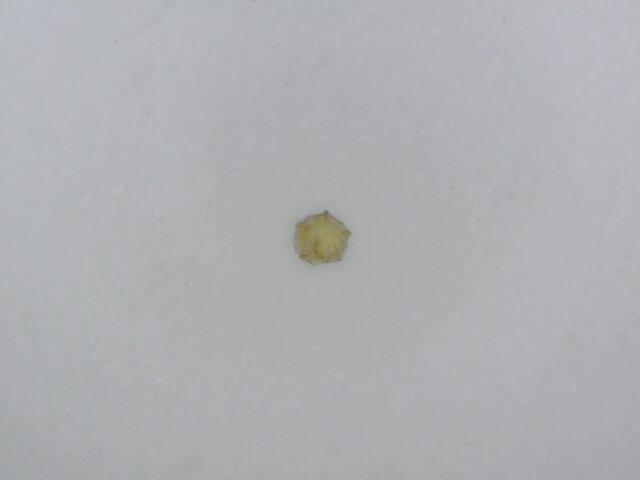
#> input picture ia/bank grain/coated_grain/1003.jpg, 640 x 480 px, found by its file name
$ python -i disaggregate.py   (imports and definitions only)   (older library calls are emulated)
#> lines starting #> are read from the running program, lines starting #| are printed output that depends on the picture; after the words box and inside, x2 and y2 are one past the last pixel; in counts of white or black regions, pixels touching at a corner belong together
#!/usr/bin/env python3
# -*- coding: utf-8 -*-
import os
import io
import cv2
import math
import imutils as im
import numpy as ny

from imutils import perspective
from imutils import contours
from scipy.spatial import distance as dist

from .viewImage import viewImage
from .viewImage import viewShow

def mid_point(pointX, pointY):
    return ((pointX[0] + pointY[0]) * 0.5, (pointX[1] + pointY[1]) * 0.5)


def split_sample(image_file):
#> called with image_file = 'bank grain/coated_grain/1003.jpg'
    image_list = {}
    grains = {}
    base_media = os.path.dirname(os.path.dirname(os.path.abspath(__file__)))
    image_file = base_media + image_file
    image_master = cv2.imread(image_file)
#> image_master is the input picture: shape (480, 640, 3); mean B, G, R 179.8, 176.5, 175.1

    image_gray = cv2.cvtColor(image_master.copy(), cv2.COLOR_BGR2GRAY)
    image_rgb = cv2.cvtColor(image_master.copy(), cv2.COLOR_BGR2RGB)
    image_copy = image_rgb.copy()
    image_outline = image_rgb.copy()
    image_blur = cv2.GaussianBlur(image_gray, (3, 3), cv2.BORDER_DEFAULT)
    image_canny = cv2.Canny(image_blur, 50, 150)
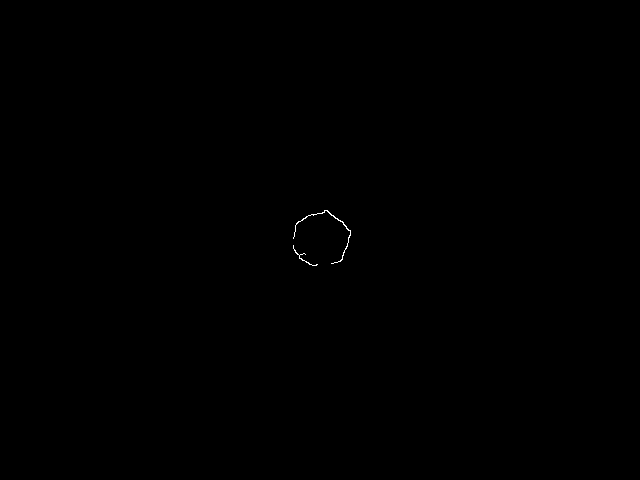
#> image_canny: shape (480, 640); 0.06% white in thin lines or dots, all inside (x1, y1, x2, y2) = (293, 210, 351, 266)
    outlines, hierarchies = cv2.findContours(
        image_canny.copy(), cv2.RETR_EXTERNAL, cv2.CHAIN_APPROX_SIMPLE
    )
#> outlines = 2 contours, 1 with area under 20; largest, box (x1, y1, x2, y2) and area: (293, 210, 351, 264) 36

    grain_counter = 0
    pixels_milimeter = 24.257

    for outline in outlines:
        image_list_detail = []
        measures_grain = {}
        area = cv2.contourArea(outline)
        if area > 24.0:
            grain_counter += 1
            x, y, w, h = cv2.boundingRect(outline)
            crop_image = image_copy[y:y+h, x:x+w]

            cv2.drawContours(image_outline, [outline], 0, (0, 255, 0), 1, cv2.LINE_AA)

            box = cv2.minAreaRect(outline)
            box = cv2.boxPoints(box) if im.is_cv2() else cv2.boxPoints(box)
            box = ny.array(box, dtype="int")
            box = perspective.order_points(box)

            (tl, tr, br, bl) = box
            (tltrX, tltrY) =  mid_point(tl, tr)
            (blbrX, blbrY) = mid_point(bl, br)
            (tlblX, tlblY) = mid_point(tl, bl)
            (trbrX, trbrY) = mid_point(tr, br)

            dA = dist.euclidean((tltrX, tltrY), (blbrX, blbrY))
            dB = dist.euclidean((tlblX, tlblY), (trbrX, trbrY))

            dim_width = dA / pixels_milimeter
            dim_height = dB / pixels_milimeter

            measures_grain['area'] = area
            measures_grain['width'] = dim_width
            measures_grain['height'] = dim_height
            measures_grain['image'] = crop_image
            g_c = str(grain_counter)
            grains[grain_counter] = measures_grain
#> this loop made 2 passes
#> (area, grain_counter, x, y, w, h, tl, tr) on pass 2: (36.5, 1, 293, 210, 58, 54, [311, 199], [359, 231])
#> pass 2, in split_sample, `crop_image = image_copy[y:y+h, x:x+w]`:
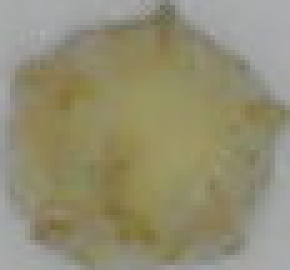
#> crop_image: shape (54, 58, 3) (shown 5 times larger); mean R, G, B 146.2, 141.8, 115.2
#> after the loop:
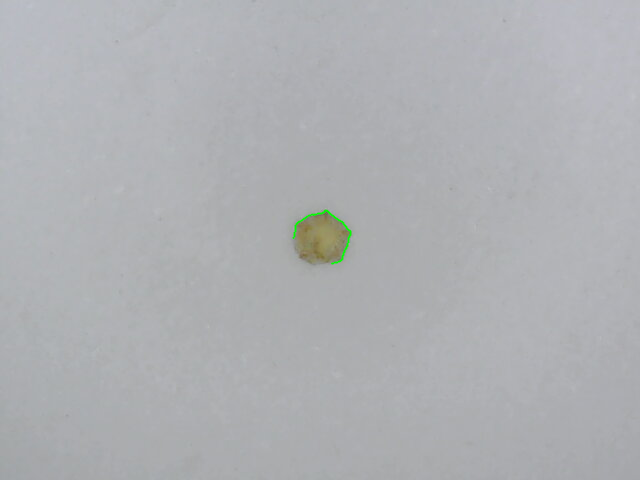
#> image_outline: shape (480, 640, 3); mean R, G, B 175, 176.6, 179.7
#> after the loop, grain_counter = 1; grains = 1 item

    # is_success, buffer = cv2.imencode(".jpg", image_outline)
    # io_buf = io.BytesIO(buffer)
    # image_list['image_border'] = io_buf
    image_list['total_grains'] = grain_counter
    image_list['grains_result'] = grains

    return image_list

# file_name = 'Tester4.jpg'
# print(split_sample(file_name))

>>> result = split_sample('bank grain/coated_grain/1003.jpg')
#> result = 2 items
